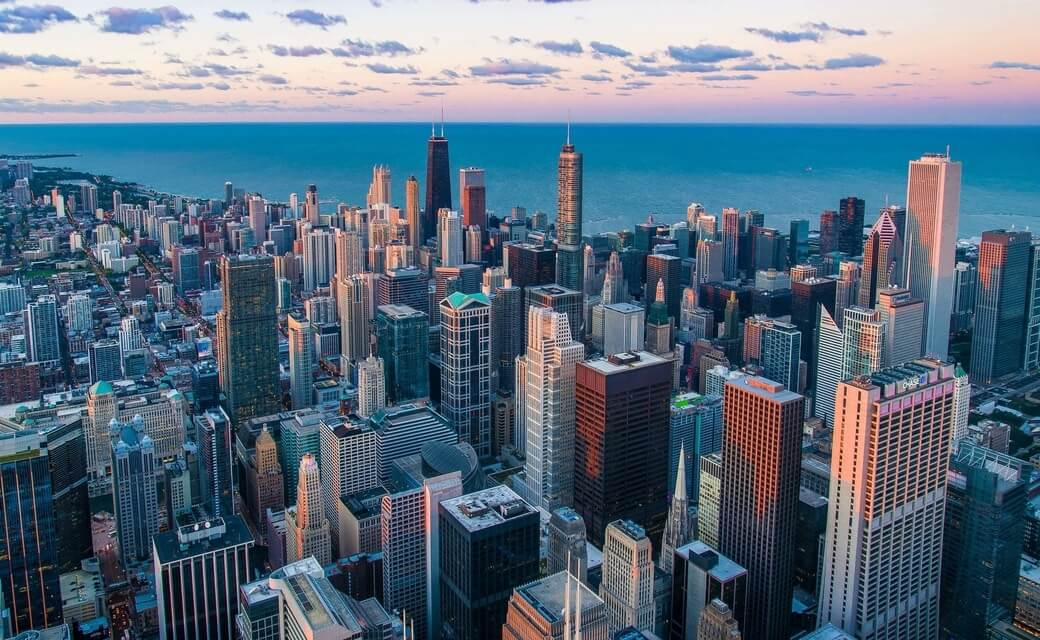
#> input picture machine-learning/image-transformation/city.jpg, 1040 x 640 px
$ python translation.py
#> lines starting #> are read from the running program, lines starting #| are printed output that depends on the picture
import numpy as np
import cv2
import matplotlib.pyplot as plt

# read the input image
img = cv2.imread("city.jpg")
#> img is the input picture: shape (640, 1040, 3); mean B, G, R 128, 111.1, 91.7
# convert from BGR to RGB so we can plot using matplotlib
img = cv2.cvtColor(img, cv2.COLOR_BGR2RGB)
# disable x & y axis
plt.axis('off')
# show the image
plt.imshow(img)
plt.show()

# get the image shape
rows, cols, dim = img.shape
#> rows = 640; cols = 1040; dim = 3

# transformation matrix for translation
M = np.float32([[1, 0, 50],
                [0, 1, 50],
                [0, 0, 1]])
# apply a perspective transformation to the image
translated_img = cv2.warpPerspective(img, M, (cols, rows))
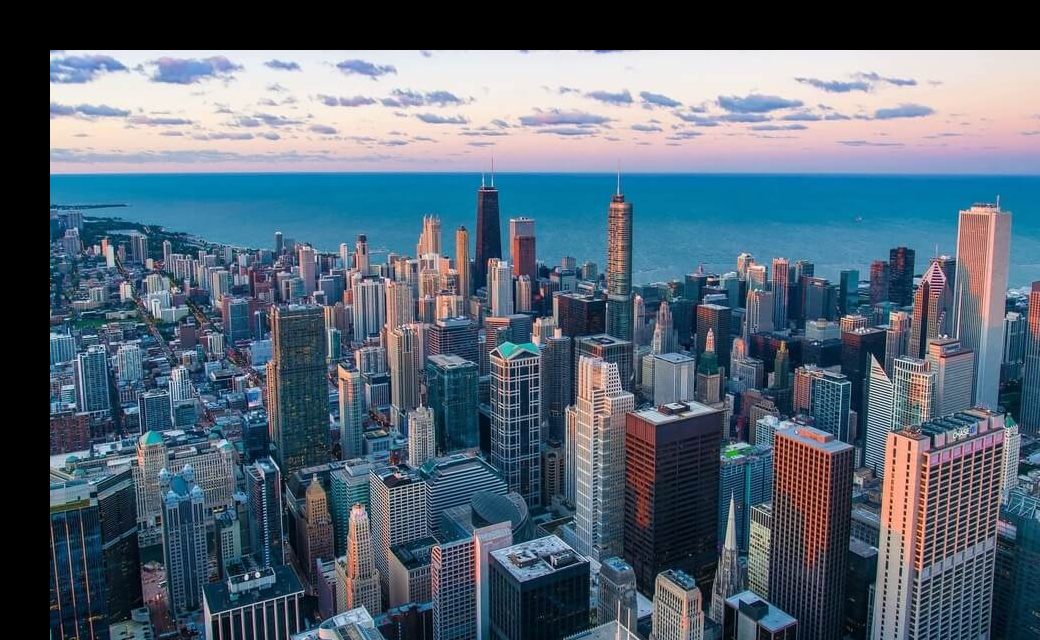
#> translated_img: shape (640, 1040, 3); mean R, G, B 84.7, 101.4, 116.4
# disable x & y axis
plt.axis('off')
# show the resulting image
plt.imshow(translated_img)
plt.show()
# save the resulting image to disk
plt.imsave("city_translated.jpg", translated_img)
